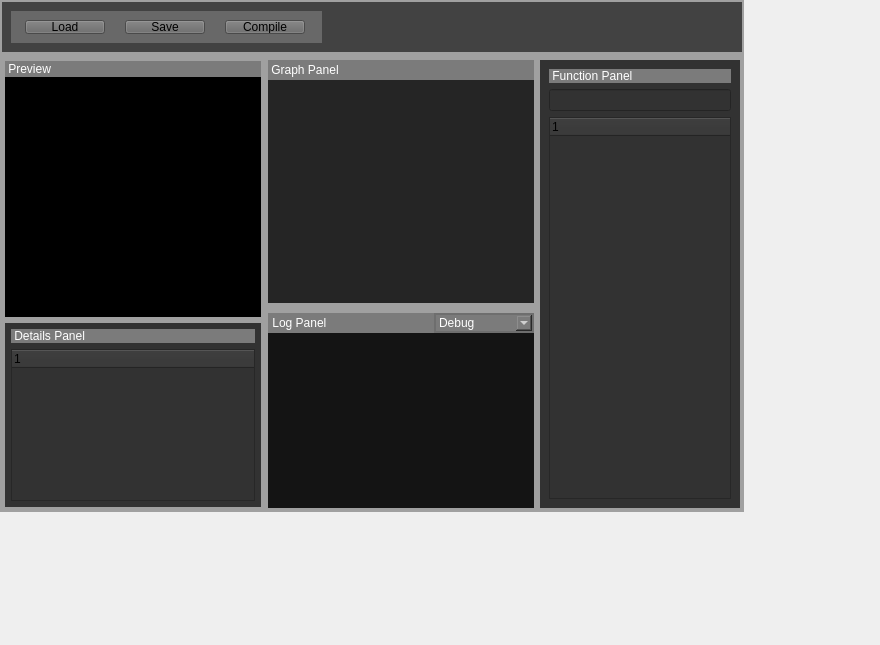
<?xml version="1.0" encoding="UTF-8"?>
<ui version="4.0">
 <class>Window</class>
 <widget class="QWidget" name="Window">
  <property name="geometry">
   <rect>
    <x>0</x>
    <y>0</y>
    <width>880</width>
    <height>645</height>
   </rect>
  </property>
  <property name="windowTitle">
   <string>ShaderGraph</string>
  </property>
  <widget class="QWidget" name="widget" native="true">
   <property name="geometry">
    <rect>
     <x>0</x>
     <y>0</y>
     <width>744</width>
     <height>512</height>
    </rect>
   </property>
   <property name="minimumSize">
    <size>
     <width>512</width>
     <height>512</height>
    </size>
   </property>
   <property name="styleSheet">
    <string notr="true">background-color: rgb(160, 160, 160);</string>
   </property>
   <layout class="QVBoxLayout" name="verticalLayout">
    <property name="leftMargin">
     <number>2</number>
    </property>
    <property name="topMargin">
     <number>2</number>
    </property>
    <property name="rightMargin">
     <number>2</number>
    </property>
    <property name="bottomMargin">
     <number>2</number>
    </property>
    <item>
     <widget class="QWidget" name="header" native="true">
      <property name="minimumSize">
       <size>
        <width>100</width>
        <height>50</height>
       </size>
      </property>
      <property name="maximumSize">
       <size>
        <width>16777215</width>
        <height>100</height>
       </size>
      </property>
      <property name="sizeIncrement">
       <size>
        <width>0</width>
        <height>100</height>
       </size>
      </property>
      <property name="autoFillBackground">
       <bool>false</bool>
      </property>
      <property name="styleSheet">
       <string notr="true">background-color: rgb(66, 66, 66);</string>
      </property>
      <layout class="QHBoxLayout" name="horizontalLayout">
       <item>
        <widget class="QWidget" name="controllerLayout" native="true">
         <property name="styleSheet">
          <string notr="true">background-color: rgb(104, 104, 104);</string>
         </property>
         <layout class="QHBoxLayout" name="horizontalLayout_3">
          <property name="spacing">
           <number>20</number>
          </property>
          <property name="rightMargin">
           <number>12</number>
          </property>
          <item>
           <spacer name="horizontalSpacer">
            <property name="orientation">
             <enum>Qt::Horizontal</enum>
            </property>
            <property name="sizeType">
             <enum>QSizePolicy::Minimum</enum>
            </property>
            <property name="sizeHint" stdset="0">
             <size>
              <width>5</width>
              <height>20</height>
             </size>
            </property>
           </spacer>
          </item>
          <item>
           <widget class="QPushButton" name="loadButton">
            <property name="text">
             <string>Load</string>
            </property>
            <property name="checkable">
             <bool>false</bool>
            </property>
           </widget>
          </item>
          <item>
           <widget class="QPushButton" name="saveButton">
            <property name="styleSheet">
             <string notr="true"/>
            </property>
            <property name="text">
             <string>Save</string>
            </property>
            <property name="checkable">
             <bool>false</bool>
            </property>
            <property name="autoRepeat">
             <bool>false</bool>
            </property>
            <property name="autoExclusive">
             <bool>false</bool>
            </property>
           </widget>
          </item>
          <item>
           <widget class="QPushButton" name="compileButton">
            <property name="text">
             <string>Compile</string>
            </property>
            <property name="checkable">
             <bool>false</bool>
            </property>
           </widget>
          </item>
          <item>
           <spacer name="horizontalSpacer_2">
            <property name="orientation">
             <enum>Qt::Horizontal</enum>
            </property>
            <property name="sizeType">
             <enum>QSizePolicy::Minimum</enum>
            </property>
            <property name="sizeHint" stdset="0">
             <size>
              <width>5</width>
              <height>20</height>
             </size>
            </property>
           </spacer>
          </item>
         </layout>
        </widget>
       </item>
       <item>
        <spacer name="headerSpacer">
         <property name="orientation">
          <enum>Qt::Horizontal</enum>
         </property>
         <property name="sizeHint" stdset="0">
          <size>
           <width>40</width>
           <height>20</height>
          </size>
         </property>
        </spacer>
       </item>
      </layout>
     </widget>
    </item>
    <item>
     <layout class="QHBoxLayout" name="bodyLayout">
      <property name="leftMargin">
       <number>2</number>
      </property>
      <property name="topMargin">
       <number>2</number>
      </property>
      <property name="rightMargin">
       <number>2</number>
      </property>
      <property name="bottomMargin">
       <number>2</number>
      </property>
      <item>
       <layout class="QVBoxLayout" name="leftLayout">
        <property name="leftMargin">
         <number>1</number>
        </property>
        <property name="topMargin">
         <number>1</number>
        </property>
        <property name="rightMargin">
         <number>1</number>
        </property>
        <property name="bottomMargin">
         <number>1</number>
        </property>
        <item>
         <widget class="GLWidget" name="preview" native="true">
          <property name="minimumSize">
           <size>
            <width>256</width>
            <height>256</height>
           </size>
          </property>
          <property name="maximumSize">
           <size>
            <width>256</width>
            <height>256</height>
           </size>
          </property>
          <property name="styleSheet">
           <string notr="true">background-color: rgb(0, 0, 0);</string>
          </property>
          <widget class="QLabel" name="previewLabel">
           <property name="geometry">
            <rect>
             <x>0</x>
             <y>0</y>
             <width>256</width>
             <height>16</height>
            </rect>
           </property>
           <property name="styleSheet">
            <string notr="true">color: rgb(255, 255, 255);
background-color: rgb(123, 123, 123);</string>
           </property>
           <property name="text">
            <string> Preview</string>
           </property>
          </widget>
         </widget>
        </item>
        <item>
         <widget class="QWidget" name="detailsPanelLayout" native="true">
          <property name="minimumSize">
           <size>
            <width>0</width>
            <height>100</height>
           </size>
          </property>
          <property name="maximumSize">
           <size>
            <width>256</width>
            <height>16777215</height>
           </size>
          </property>
          <property name="autoFillBackground">
           <bool>false</bool>
          </property>
          <property name="styleSheet">
           <string notr="true">background-color: rgb(50, 50, 50);
</string>
          </property>
          <layout class="QVBoxLayout" name="layoutdetails">
           <property name="leftMargin">
            <number>6</number>
           </property>
           <property name="topMargin">
            <number>6</number>
           </property>
           <property name="rightMargin">
            <number>6</number>
           </property>
           <property name="bottomMargin">
            <number>6</number>
           </property>
           <item>
            <widget class="QLabel" name="detailsLabel">
             <property name="styleSheet">
              <string notr="true">color: rgb(255, 255, 255);
background-color: rgb(123, 123, 123);</string>
             </property>
             <property name="text">
              <string> Details Panel</string>
             </property>
            </widget>
           </item>
           <item>
            <widget class="QTreeWidget" name="detailsTree">
             <property name="maximumSize">
              <size>
               <width>256</width>
               <height>16777215</height>
              </size>
             </property>
             <column>
              <property name="text">
               <string notr="true">1</string>
              </property>
             </column>
            </widget>
           </item>
          </layout>
         </widget>
        </item>
       </layout>
      </item>
      <item>
       <layout class="QVBoxLayout" name="centralLayout">
        <property name="spacing">
         <number>0</number>
        </property>
        <item>
         <widget class="QLabel" name="label">
          <property name="maximumSize">
           <size>
            <width>16777215</width>
            <height>20</height>
           </size>
          </property>
          <property name="styleSheet">
           <string notr="true">color: rgb(255, 255, 255);
background-color: rgb(123, 123, 123);</string>
          </property>
          <property name="text">
           <string> Graph Panel</string>
          </property>
         </widget>
        </item>
        <item>
         <widget class="QWidget" name="nodeEditorContainer" native="true">
          <property name="styleSheet">
           <string notr="true">background-color: rgb(37, 37, 37);</string>
          </property>
          <layout class="QHBoxLayout" name="horizontalLayout_2">
           <property name="spacing">
            <number>0</number>
           </property>
           <property name="leftMargin">
            <number>0</number>
           </property>
           <property name="topMargin">
            <number>0</number>
           </property>
           <property name="rightMargin">
            <number>0</number>
           </property>
           <property name="bottomMargin">
            <number>0</number>
           </property>
           <item>
            <widget class="WidgetNodeEditor" name="nodeEditor" native="true">
             <property name="minimumSize">
              <size>
               <width>0</width>
               <height>0</height>
              </size>
             </property>
            </widget>
           </item>
          </layout>
         </widget>
        </item>
        <item>
         <layout class="QHBoxLayout" name="logHeaderLayout">
          <property name="spacing">
           <number>0</number>
          </property>
          <property name="topMargin">
           <number>10</number>
          </property>
          <item>
           <widget class="QLabel" name="logLabel">
            <property name="minimumSize">
             <size>
              <width>0</width>
              <height>20</height>
             </size>
            </property>
            <property name="maximumSize">
             <size>
              <width>16777215</width>
              <height>19</height>
             </size>
            </property>
            <property name="styleSheet">
             <string notr="true">color: rgb(255, 255, 255);
background-color: rgb(123, 123, 123);</string>
            </property>
            <property name="text">
             <string> Log Panel</string>
            </property>
            <property name="margin">
             <number>-1</number>
            </property>
            <property name="indent">
             <number>1</number>
            </property>
           </widget>
          </item>
          <item>
           <widget class="QComboBox" name="logFilter">
            <property name="minimumSize">
             <size>
              <width>0</width>
              <height>20</height>
             </size>
            </property>
            <property name="maximumSize">
             <size>
              <width>100</width>
              <height>20</height>
             </size>
            </property>
            <property name="styleSheet">
             <string notr="true">QComboBox {
    border: 2px solid rgb(110, 110, 110);
	color: rgb(255, 255, 255);
    background-color: rgb(123, 123, 123);
}</string>
            </property>
            <property name="currentIndex">
             <number>0</number>
            </property>
            <item>
             <property name="text">
              <string>Debug</string>
             </property>
            </item>
            <item>
             <property name="text">
              <string>Info</string>
             </property>
            </item>
            <item>
             <property name="text">
              <string>Warning</string>
             </property>
            </item>
            <item>
             <property name="text">
              <string>Error</string>
             </property>
            </item>
            <item>
             <property name="text">
              <string>Critical</string>
             </property>
            </item>
            <item>
             <property name="text">
              <string>Off</string>
             </property>
            </item>
           </widget>
          </item>
         </layout>
        </item>
        <item>
         <widget class="QTextEdit" name="logPanel">
          <property name="enabled">
           <bool>true</bool>
          </property>
          <property name="minimumSize">
           <size>
            <width>0</width>
            <height>100</height>
           </size>
          </property>
          <property name="maximumSize">
           <size>
            <width>16777215</width>
            <height>175</height>
           </size>
          </property>
          <property name="sizeIncrement">
           <size>
            <width>0</width>
            <height>0</height>
           </size>
          </property>
          <property name="mouseTracking">
           <bool>false</bool>
          </property>
          <property name="styleSheet">
           <string notr="true">background-color: rgb(20, 20, 20);</string>
          </property>
          <property name="frameShape">
           <enum>QFrame::NoFrame</enum>
          </property>
         </widget>
        </item>
       </layout>
      </item>
      <item>
       <widget class="QWidget" name="rightLayout" native="true">
        <property name="minimumSize">
         <size>
          <width>100</width>
          <height>0</height>
         </size>
        </property>
        <property name="maximumSize">
         <size>
          <width>200</width>
          <height>16777215</height>
         </size>
        </property>
        <property name="styleSheet">
         <string notr="true">background-color: rgb(50, 50, 50);</string>
        </property>
        <layout class="QVBoxLayout" name="verticalLayout_3">
         <item>
          <widget class="QLabel" name="functionLabel">
           <property name="styleSheet">
            <string notr="true">color: rgb(255, 255, 255);
background-color: rgb(123, 123, 123);</string>
           </property>
           <property name="text">
            <string> Function Panel</string>
           </property>
          </widget>
         </item>
         <item>
          <widget class="QLineEdit" name="functionFilter">
           <property name="text">
            <string/>
           </property>
          </widget>
         </item>
         <item>
          <widget class="QTreeWidget" name="treeWidget">
           <property name="palette">
            <palette>
             <active>
              <colorrole role="WindowText">
               <brush brushstyle="SolidPattern">
                <color alpha="255">
                 <red>90</red>
                 <green>90</green>
                 <blue>90</blue>
                </color>
               </brush>
              </colorrole>
              <colorrole role="Button">
               <brush brushstyle="SolidPattern">
                <color alpha="255">
                 <red>50</red>
                 <green>50</green>
                 <blue>50</blue>
                </color>
               </brush>
              </colorrole>
              <colorrole role="Text">
               <brush brushstyle="SolidPattern">
                <color alpha="255">
                 <red>255</red>
                 <green>255</green>
                 <blue>255</blue>
                </color>
               </brush>
              </colorrole>
              <colorrole role="ButtonText">
               <brush brushstyle="SolidPattern">
                <color alpha="255">
                 <red>255</red>
                 <green>255</green>
                 <blue>255</blue>
                </color>
               </brush>
              </colorrole>
              <colorrole role="Base">
               <brush brushstyle="SolidPattern">
                <color alpha="255">
                 <red>50</red>
                 <green>50</green>
                 <blue>50</blue>
                </color>
               </brush>
              </colorrole>
              <colorrole role="Window">
               <brush brushstyle="SolidPattern">
                <color alpha="255">
                 <red>50</red>
                 <green>50</green>
                 <blue>50</blue>
                </color>
               </brush>
              </colorrole>
              <colorrole role="ToolTipText">
               <brush brushstyle="SolidPattern">
                <color alpha="255">
                 <red>255</red>
                 <green>255</green>
                 <blue>255</blue>
                </color>
               </brush>
              </colorrole>
             </active>
             <inactive>
              <colorrole role="WindowText">
               <brush brushstyle="SolidPattern">
                <color alpha="255">
                 <red>90</red>
                 <green>90</green>
                 <blue>90</blue>
                </color>
               </brush>
              </colorrole>
              <colorrole role="Button">
               <brush brushstyle="SolidPattern">
                <color alpha="255">
                 <red>50</red>
                 <green>50</green>
                 <blue>50</blue>
                </color>
               </brush>
              </colorrole>
              <colorrole role="Text">
               <brush brushstyle="SolidPattern">
                <color alpha="255">
                 <red>255</red>
                 <green>255</green>
                 <blue>255</blue>
                </color>
               </brush>
              </colorrole>
              <colorrole role="ButtonText">
               <brush brushstyle="SolidPattern">
                <color alpha="255">
                 <red>255</red>
                 <green>255</green>
                 <blue>255</blue>
                </color>
               </brush>
              </colorrole>
              <colorrole role="Base">
               <brush brushstyle="SolidPattern">
                <color alpha="255">
                 <red>50</red>
                 <green>50</green>
                 <blue>50</blue>
                </color>
               </brush>
              </colorrole>
              <colorrole role="Window">
               <brush brushstyle="SolidPattern">
                <color alpha="255">
                 <red>50</red>
                 <green>50</green>
                 <blue>50</blue>
                </color>
               </brush>
              </colorrole>
              <colorrole role="ToolTipText">
               <brush brushstyle="SolidPattern">
                <color alpha="255">
                 <red>255</red>
                 <green>255</green>
                 <blue>255</blue>
                </color>
               </brush>
              </colorrole>
             </inactive>
             <disabled>
              <colorrole role="WindowText">
               <brush brushstyle="SolidPattern">
                <color alpha="255">
                 <red>128</red>
                 <green>128</green>
                 <blue>128</blue>
                </color>
               </brush>
              </colorrole>
              <colorrole role="Button">
               <brush brushstyle="SolidPattern">
                <color alpha="255">
                 <red>50</red>
                 <green>50</green>
                 <blue>50</blue>
                </color>
               </brush>
              </colorrole>
              <colorrole role="Text">
               <brush brushstyle="SolidPattern">
                <color alpha="255">
                 <red>128</red>
                 <green>128</green>
                 <blue>128</blue>
                </color>
               </brush>
              </colorrole>
              <colorrole role="ButtonText">
               <brush brushstyle="SolidPattern">
                <color alpha="255">
                 <red>148</red>
                 <green>148</green>
                 <blue>148</blue>
                </color>
               </brush>
              </colorrole>
              <colorrole role="Base">
               <brush brushstyle="SolidPattern">
                <color alpha="255">
                 <red>50</red>
                 <green>50</green>
                 <blue>50</blue>
                </color>
               </brush>
              </colorrole>
              <colorrole role="Window">
               <brush brushstyle="SolidPattern">
                <color alpha="255">
                 <red>50</red>
                 <green>50</green>
                 <blue>50</blue>
                </color>
               </brush>
              </colorrole>
              <colorrole role="ToolTipText">
               <brush brushstyle="SolidPattern">
                <color alpha="255">
                 <red>255</red>
                 <green>255</green>
                 <blue>255</blue>
                </color>
               </brush>
              </colorrole>
             </disabled>
            </palette>
           </property>
           <property name="styleSheet">
            <string notr="true"/>
           </property>
           <column>
            <property name="text">
             <string notr="true">1</string>
            </property>
           </column>
          </widget>
         </item>
        </layout>
       </widget>
      </item>
     </layout>
    </item>
   </layout>
  </widget>
 </widget>
 <customwidgets>
  <customwidget>
   <class>WidgetNodeEditor</class>
   <extends>QWidget</extends>
   <header location="global">qt/WidgetNodeEditor.h</header>
   <container>1</container>
  </customwidget>
  <customwidget>
   <class>GLWidget</class>
   <extends>QWidget</extends>
   <header location="global">qt/GLWidget.h</header>
   <container>1</container>
  </customwidget>
 </customwidgets>
 <resources/>
 <connections/>
</ui>
